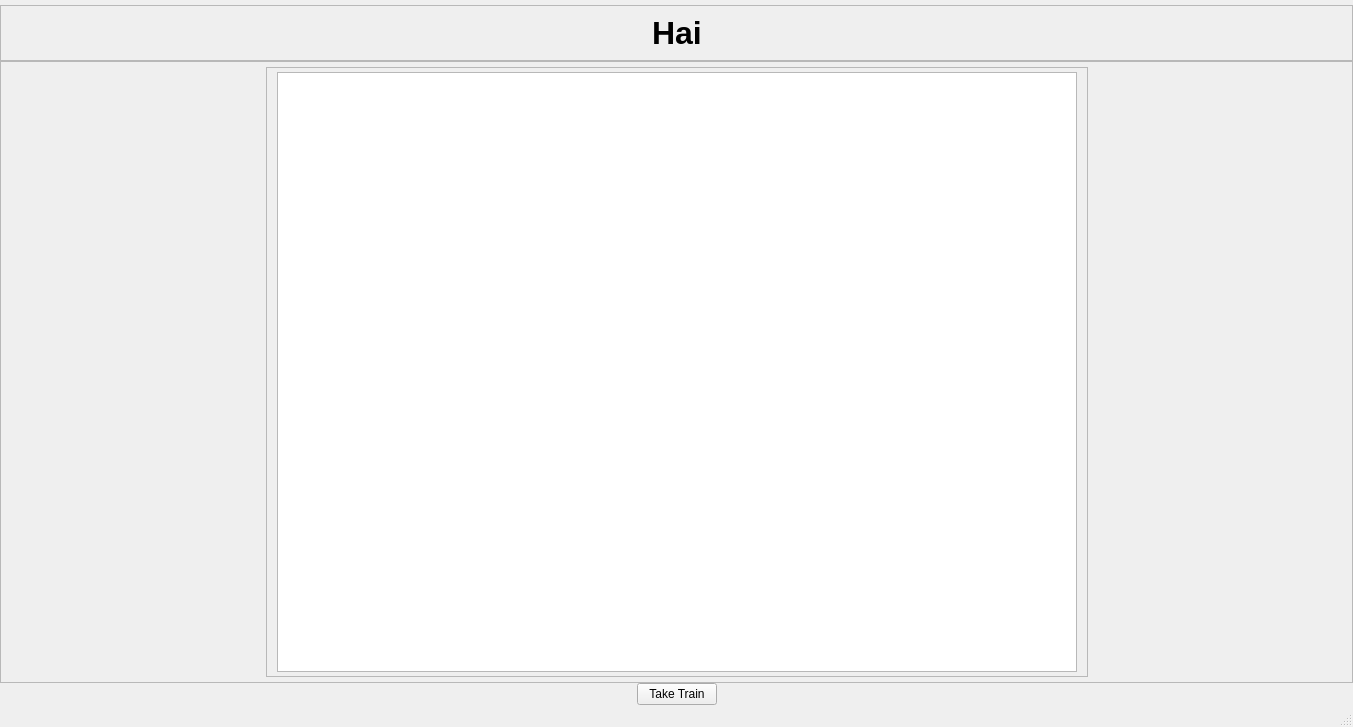
<?xml version="1.0" encoding="UTF-8"?>
<ui version="4.0">
 <class>MainWindow</class>
 <widget class="QMainWindow" name="MainWindow">
  <property name="geometry">
   <rect>
    <x>0</x>
    <y>0</y>
    <width>1353</width>
    <height>727</height>
   </rect>
  </property>
  <property name="windowTitle">
   <string>MainWindow</string>
  </property>
  <widget class="QWidget" name="c">
   <layout class="QGridLayout" name="gridLayout">
    <property name="leftMargin">
     <number>0</number>
    </property>
    <property name="topMargin">
     <number>5</number>
    </property>
    <property name="rightMargin">
     <number>0</number>
    </property>
    <property name="bottomMargin">
     <number>0</number>
    </property>
    <property name="spacing">
     <number>0</number>
    </property>
    <item row="1" column="0" colspan="3">
     <widget class="QFrame" name="fr_face_container">
      <property name="sizePolicy">
       <sizepolicy hsizetype="Preferred" vsizetype="Preferred">
        <horstretch>0</horstretch>
        <verstretch>0</verstretch>
       </sizepolicy>
      </property>
      <property name="frameShape">
       <enum>QFrame::StyledPanel</enum>
      </property>
      <property name="frameShadow">
       <enum>QFrame::Raised</enum>
      </property>
      <layout class="QGridLayout" name="gridLayout_2" rowstretch="0">
       <property name="margin">
        <number>5</number>
       </property>
       <property name="spacing">
        <number>0</number>
       </property>
       <item row="0" column="0">
        <spacer name="sp_face_stream_l">
         <property name="orientation">
          <enum>Qt::Horizontal</enum>
         </property>
         <property name="sizeHint" stdset="0">
          <size>
           <width>257</width>
           <height>20</height>
          </size>
         </property>
        </spacer>
       </item>
       <item row="0" column="1">
        <widget class="QFrame" name="fr_face_stream">
         <property name="frameShape">
          <enum>QFrame::StyledPanel</enum>
         </property>
         <property name="frameShadow">
          <enum>QFrame::Raised</enum>
         </property>
         <layout class="QGridLayout" name="gridLayout_3">
          <property name="leftMargin">
           <number>10</number>
          </property>
          <property name="topMargin">
           <number>0</number>
          </property>
          <property name="rightMargin">
           <number>10</number>
          </property>
          <property name="bottomMargin">
           <number>0</number>
          </property>
          <property name="spacing">
           <number>0</number>
          </property>
          <item row="0" column="0">
           <widget class="QGraphicsView" name="gv_face_stream">
            <property name="minimumSize">
             <size>
              <width>800</width>
              <height>600</height>
             </size>
            </property>
            <property name="maximumSize">
             <size>
              <width>800</width>
              <height>600</height>
             </size>
            </property>
           </widget>
          </item>
         </layout>
        </widget>
       </item>
       <item row="0" column="2">
        <spacer name="sp_face_stream_r">
         <property name="orientation">
          <enum>Qt::Horizontal</enum>
         </property>
         <property name="sizeHint" stdset="0">
          <size>
           <width>256</width>
           <height>20</height>
          </size>
         </property>
        </spacer>
       </item>
      </layout>
     </widget>
    </item>
    <item row="2" column="0">
     <spacer name="horizontalSpacer_2">
      <property name="orientation">
       <enum>Qt::Horizontal</enum>
      </property>
      <property name="sizeHint" stdset="0">
       <size>
        <width>40</width>
        <height>20</height>
       </size>
      </property>
     </spacer>
    </item>
    <item row="2" column="1">
     <widget class="QPushButton" name="bt_train">
      <property name="sizePolicy">
       <sizepolicy hsizetype="Minimum" vsizetype="Fixed">
        <horstretch>0</horstretch>
        <verstretch>0</verstretch>
       </sizepolicy>
      </property>
      <property name="text">
       <string>Take Train</string>
      </property>
     </widget>
    </item>
    <item row="2" column="2">
     <spacer name="horizontalSpacer">
      <property name="orientation">
       <enum>Qt::Horizontal</enum>
      </property>
      <property name="sizeHint" stdset="0">
       <size>
        <width>40</width>
        <height>20</height>
       </size>
      </property>
     </spacer>
    </item>
    <item row="0" column="0" colspan="3">
     <widget class="QFrame" name="fr_top">
      <property name="minimumSize">
       <size>
        <width>0</width>
        <height>50</height>
       </size>
      </property>
      <property name="frameShape">
       <enum>QFrame::StyledPanel</enum>
      </property>
      <property name="frameShadow">
       <enum>QFrame::Raised</enum>
      </property>
      <layout class="QGridLayout" name="gridLayout_4">
       <item row="0" column="0">
        <spacer name="horizontalSpacer_4">
         <property name="orientation">
          <enum>Qt::Horizontal</enum>
         </property>
         <property name="sizeHint" stdset="0">
          <size>
           <width>632</width>
           <height>20</height>
          </size>
         </property>
        </spacer>
       </item>
       <item row="0" column="1">
        <widget class="QLabel" name="lb_status">
         <property name="font">
          <font>
           <pointsize>24</pointsize>
           <weight>75</weight>
           <bold>true</bold>
          </font>
         </property>
         <property name="text">
          <string>Hai</string>
         </property>
        </widget>
       </item>
       <item row="0" column="2">
        <spacer name="horizontalSpacer_3">
         <property name="orientation">
          <enum>Qt::Horizontal</enum>
         </property>
         <property name="sizeHint" stdset="0">
          <size>
           <width>632</width>
           <height>20</height>
          </size>
         </property>
        </spacer>
       </item>
      </layout>
     </widget>
    </item>
   </layout>
  </widget>
  <widget class="QMenuBar" name="menubar">
   <property name="geometry">
    <rect>
     <x>0</x>
     <y>0</y>
     <width>1353</width>
     <height>19</height>
    </rect>
   </property>
  </widget>
  <widget class="QStatusBar" name="statusbar"/>
 </widget>
 <resources/>
 <connections/>
</ui>
